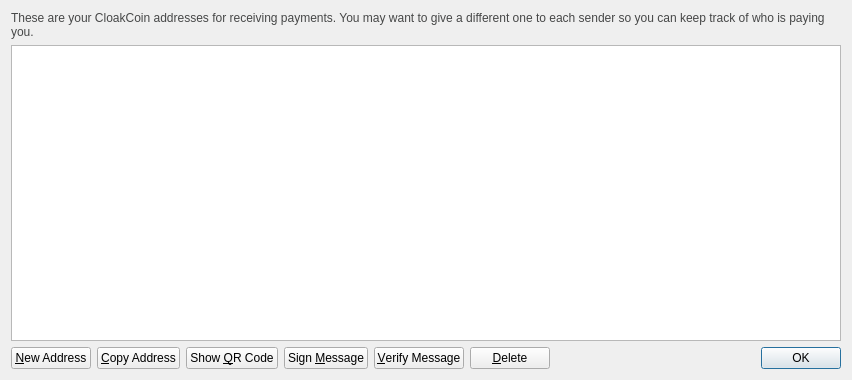
<?xml version="1.0" encoding="UTF-8"?>
<ui version="4.0">
 <class>AddressBookPage</class>
 <widget class="QWidget" name="AddressBookPage">
  <property name="geometry">
   <rect>
    <x>0</x>
    <y>0</y>
    <width>852</width>
    <height>380</height>
   </rect>
  </property>
  <property name="windowTitle">
   <string>Address Book</string>
  </property>
  <layout class="QVBoxLayout" name="verticalLayout">
   <item>
    <widget class="QLabel" name="labelExplanation">
     <property name="styleSheet">
      <string notr="true">#labelExplanation { color: #464747; }</string>
     </property>
     <property name="text">
      <string>These are your CloakCoin addresses for receiving payments. You may want to give a different one to each sender so you can keep track of who is paying you.</string>
     </property>
     <property name="textFormat">
      <enum>Qt::PlainText</enum>
     </property>
     <property name="wordWrap">
      <bool>true</bool>
     </property>
    </widget>
   </item>
   <item>
    <widget class="QTableView" name="tableView">
     <property name="contextMenuPolicy">
      <enum>Qt::CustomContextMenu</enum>
     </property>
     <property name="toolTip">
      <string>Double-click to edit address or label</string>
     </property>
     <property name="tabKeyNavigation">
      <bool>false</bool>
     </property>
     <property name="alternatingRowColors">
      <bool>true</bool>
     </property>
     <property name="selectionMode">
      <enum>QAbstractItemView::SingleSelection</enum>
     </property>
     <property name="selectionBehavior">
      <enum>QAbstractItemView::SelectRows</enum>
     </property>
     <property name="sortingEnabled">
      <bool>true</bool>
     </property>
     <attribute name="verticalHeaderVisible">
      <bool>false</bool>
     </attribute>
    </widget>
   </item>
   <item>
    <layout class="QHBoxLayout" name="horizontalLayout">
     <item>
      <widget class="QPushButton" name="newAddressButton">
       <property name="toolTip">
        <string>Create a new address</string>
       </property>
       <property name="text">
        <string>&amp;New Address</string>
       </property>
       <property name="icon">
        <iconset resource="../bitcoin.qrc">
         <normaloff>:/icons/add</normaloff>:/icons/add</iconset>
       </property>
      </widget>
     </item>
     <item>
      <widget class="QPushButton" name="copyToClipboard">
       <property name="toolTip">
        <string>Copy the currently selected address to the system clipboard</string>
       </property>
       <property name="text">
        <string>&amp;Copy Address</string>
       </property>
       <property name="icon">
        <iconset resource="../bitcoin.qrc">
         <normaloff>:/icons/editcopy</normaloff>:/icons/editcopy</iconset>
       </property>
      </widget>
     </item>
     <item>
      <widget class="QPushButton" name="showQRCode">
       <property name="text">
        <string>Show &amp;QR Code</string>
       </property>
       <property name="icon">
        <iconset resource="../bitcoin.qrc">
         <normaloff>:/icons/qrcode</normaloff>:/icons/qrcode</iconset>
       </property>
      </widget>
     </item>
     <item>
      <widget class="QPushButton" name="signMessage">
       <property name="toolTip">
        <string>Sign a message to prove you own a CloakCoin address</string>
       </property>
       <property name="text">
        <string>Sign &amp;Message</string>
       </property>
       <property name="icon">
        <iconset resource="../bitcoin.qrc">
         <normaloff>:/icons/edit</normaloff>:/icons/edit</iconset>
       </property>
      </widget>
     </item>
     <item>
      <widget class="QPushButton" name="verifyMessage">
       <property name="toolTip">
        <string>Verify a message to ensure it was signed with a specified CloakCoin address</string>
       </property>
       <property name="text">
        <string>&amp;Verify Message</string>
       </property>
       <property name="icon">
        <iconset resource="../bitcoin.qrc">
         <normaloff>:/icons/transaction_0</normaloff>:/icons/transaction_0</iconset>
       </property>
      </widget>
     </item>
     <item>
      <widget class="QPushButton" name="deleteButton">
       <property name="toolTip">
        <string>Delete the currently selected address from the list</string>
       </property>
       <property name="text">
        <string>&amp;Delete</string>
       </property>
       <property name="icon">
        <iconset resource="../bitcoin.qrc">
         <normaloff>:/icons/remove</normaloff>:/icons/remove</iconset>
       </property>
      </widget>
     </item>
     <item>
      <spacer name="horizontalSpacer">
       <property name="orientation">
        <enum>Qt::Horizontal</enum>
       </property>
       <property name="sizeHint" stdset="0">
        <size>
         <width>40</width>
         <height>20</height>
        </size>
       </property>
      </spacer>
     </item>
     <item>
      <widget class="QDialogButtonBox" name="buttonBox">
       <property name="sizePolicy">
        <sizepolicy hsizetype="Maximum" vsizetype="Fixed">
         <horstretch>0</horstretch>
         <verstretch>0</verstretch>
        </sizepolicy>
       </property>
       <property name="standardButtons">
        <set>QDialogButtonBox::Ok</set>
       </property>
      </widget>
     </item>
    </layout>
   </item>
  </layout>
 </widget>
 <resources>
  <include location="../bitcoin.qrc"/>
 </resources>
 <connections/>
</ui>
